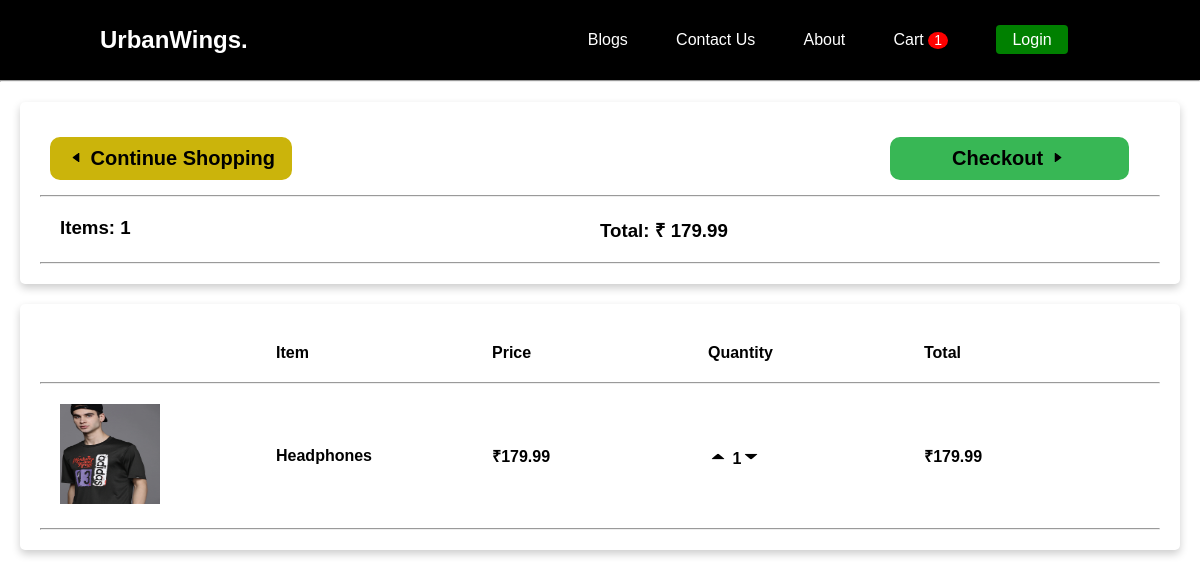
The app's page /cart/ (signed in) with its own data.
### store/models.py (models this page shows, shortened)
class Order(models.Model):
    customer = models.ForeignKey(Customer, on_delete=models.SET_NULL, null=True, blank = True)
    date_ordered = models.DateField(auto_now_add=True)
    complete = models.BooleanField(default = False, blank = False, max_length=100, null= True)
    translation_id = models.CharField(max_length=100, null=True)
    @property
    def get_cart_total(self):
        orderitems = self.orderitem_set.all()
        total = sum([item.get_total for item in orderitems])
        return total
    @property
    def get_cart_items(self):
        orderitems = self.orderitem_set.all()
        total = sum([item.quantity for item in orderitems])
        return total

class OrderItem(models.Model):
    product = models.ForeignKey(Product, on_delete=models.SET_NULL, null=True, blank = True)
    order = models.ForeignKey(Order, on_delete=models.SET_NULL, null=True, blank = True)
    quantity = models.IntegerField(default=0, null=True, blank=True)
    date_added = models.DateField(auto_now_add=True)
    @property
    def get_total(self):
        total = self.product.price * self.quantity
        return total

class Product(models.Model):
    name = models.CharField(max_length=200, null=True)
    price = models.DecimalField(max_digits=7, decimal_places=2)
    digital = models.BooleanField(default= False, null=True, blank=True)
    image = models.ImageField(null=True, blank=True)
    @property
    def imageURL(self):
        try:
            url = self.image.url
        except:
            url = ""
        return url

### store/views.py (the view)
# urls.py: path('cart/', views.cart, name= "cart"),
def cart(request):
    data =cartData(request)
    cartItems = data["cartItems"]
    order = data["order"]
    items = data["items"]
    context = {"items": items, "order": order, "cartItems": cartItems}
    return render(request, 'store/cart.html', context)

### store/utils.py (called while the page is built)
def cartData(request):
    if request.user.is_authenticated:
        customer = request.user.customer
        order, created = Order.objects.get_or_create(
            customer=customer, complete=False)
        items = order.orderitem_set.all()
        cartItems = order.get_cart_items
    else:
        cookieData =cookieCart(request)
        cartItems = cookieData["cartItems"]
        order = cookieData["order"]
        items = cookieData["items"]
    return {'cartItems': cartItems, "order": order, "items": items}

### store/templates/store/cart.html (shortened to what this page needs)
{%extends 'store/main.html'%} {%load static%} {%block content%}
<link rel="stylesheet" href="{% static 'css/cart.css' %}" />
<div class="row">
  <div class="column">
    <div class="card1">
      <div class="butten-menu">
        <a href="{% url 'store' %}">
          <button class="button1">
            <img src="{% static 'images/arrowleft.png' %}" alt="" />
            Continue Shopping
          </button>
        </a>
        <span></span>
        <span></span>
        <a href="{% url 'checkout' %}">
          <button class="button2">
            Checkout
            <img src="{% static 'images/arrowright.png' %}" alt="" />
          </button>
        </a>
      </div>
      <hr />
      <div class="table1">
        <h3>Items: <strong>{{order.get_cart_items}} </strong></h3>
        <h3>
          Total: <strong>₹ {{order.get_cart_total| floatformat:2}}</strong>
        </h3>
      </div>
      <hr />
    </div>
    <div class="card2">
      <div class="table2">
        <div><strong>Item</strong></div>
        <div><strong>Price</strong></div>
        <div><strong>Quantity</strong></div>
        <div><strong>Total</strong></div>
      </div>
      <hr />
      {% for item in items %}
      <div class="table2">
        <div>
          <img
            src="{{item.product.imageURL}}"
            class="product-img"
            alt="Denim Jeans"
          />
        </div>
        <div><strong>{{item.product.name}}</strong></div>
        <div><strong>₹{{item.product.price|floatformat:2}}</strong></div>
        <div>
          <img
            data-product={{item.product.id}}
            data-action="add"
            id="arrow"
            class="update-cart"
            src="{% static 'images/arrowup.png' %}"
            alt=""
          />
          <strong>{{item.quantity}}</strong
          ><img
            data-product={{item.product.id}}
            data-action="remove"
            id="arrow"
            class="update-cart"
            src="{% static 'images/arrowdown.png' %}"
            alt=""
          />
        </div>
        <div><strong>₹{{item.get_total}} </strong></div>
      </div>
      <hr />
      {% endfor %}
    </div>
  </div>
</div>
{%endblock content%}

### static/css/main.css (style rules this page uses)
* { -webkit-box-sizing: border-box; box-sizing: border-box; margin: 0; padding: 0; font-family: "Lucida Sans", "Lucida Sans Regular", "Lucida Grande", "Lucida Sans Unicode", Geneva, Verdana, sans-serif; }

### static/css/cart.css (style rules this page uses)
* { -webkit-box-sizing: border-box; box-sizing: border-box; margin: 0; padding: 0; }
.card1 { -webkit-box-shadow: 0 4px 8px 0 rgba(0, 0, 0, 0.2); box-shadow: 0 4px 8px 0 rgba(0, 0, 0, 0.2); margin: 20px; height: auto; width: auto; border-radius: 5px; background-color: white; padding: 20px; }
.card2 { -webkit-box-shadow: 0 4px 8px 0 rgba(0, 0, 0, 0.2); box-shadow: 0 4px 8px 0 rgba(0, 0, 0, 0.2); margin: 20px; height: auto; width: auto; border-radius: 5px; background-color: white; padding: 20px; }
img { width: 18px; height: 15px; }
.butten-menu { display: -ms-grid; display: grid; -ms-grid-columns: (1fr)[4]; grid-template-columns: repeat(4, 1fr); }
.button1 { margin: 15px 10px; padding: 8px 15px; border-radius: 10px; font-size: 20px; font-weight: bold; background-color: #cbb40b; border: 2px solid #cbb40b; cursor: pointer; text-align: center; }
.button2 { margin: 15px 10px; padding: 8px 60px; border-radius: 10px; font-weight: bold; font-size: 20px; background-color: #38B755; border: 2px solid #38B755; cursor: pointer; text-align: center; }
.table1 { display: -ms-grid; display: grid; -ms-grid-columns: (1fr)[2]; grid-template-columns: repeat(2, 1fr); -webkit-box-pack: justify; -ms-flex-pack: justify; justify-content: space-between; margin: 20px; }
.table2 { display: -ms-grid; display: grid; -ms-grid-columns: (1fr)[5]; grid-template-columns: repeat(5, 1fr); -webkit-box-pack: end; -ms-flex-pack: end; justify-content: end; margin: 20px; -webkit-box-align: center; -ms-flex-align: center; align-items: center; }
.product-img { width: 100px; height: 100px; }
#arrow { width: 20px; height: 20px; padding-top: 5px; }

### records on screen
Order: get_cart_items "1", get_cart_total "179.99"
OrderItem: product.imageURL (picture), product.name "Headphones", product.price "179.99", quantity "1", get_total "179.99"

### other values on screen
{{ cartItems }} "1"
